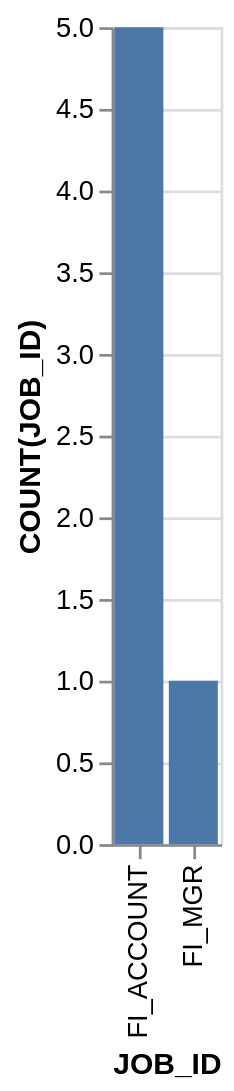

Source (Vega-Lite JSON):
### Vega-Lite specification from a JSON file in a GitHub repository (floating-point values rounded to 4 significant figures)
{"data": {"values": [{"x_data": "FI_ACCOUNT", "y_data": 5}, {"x_data": "FI_MGR", "y_data": 1}]}, "mark": "bar", "encoding": {"x": {"field": "x_data", "type": "nominal", "title": "JOB_ID", "sort": {"op": "sum", "field": "y_data", "order": "descending"}}, "y": {"field": "y_data", "type": "quantitative", "title": "COUNT(JOB_ID)"}}}
